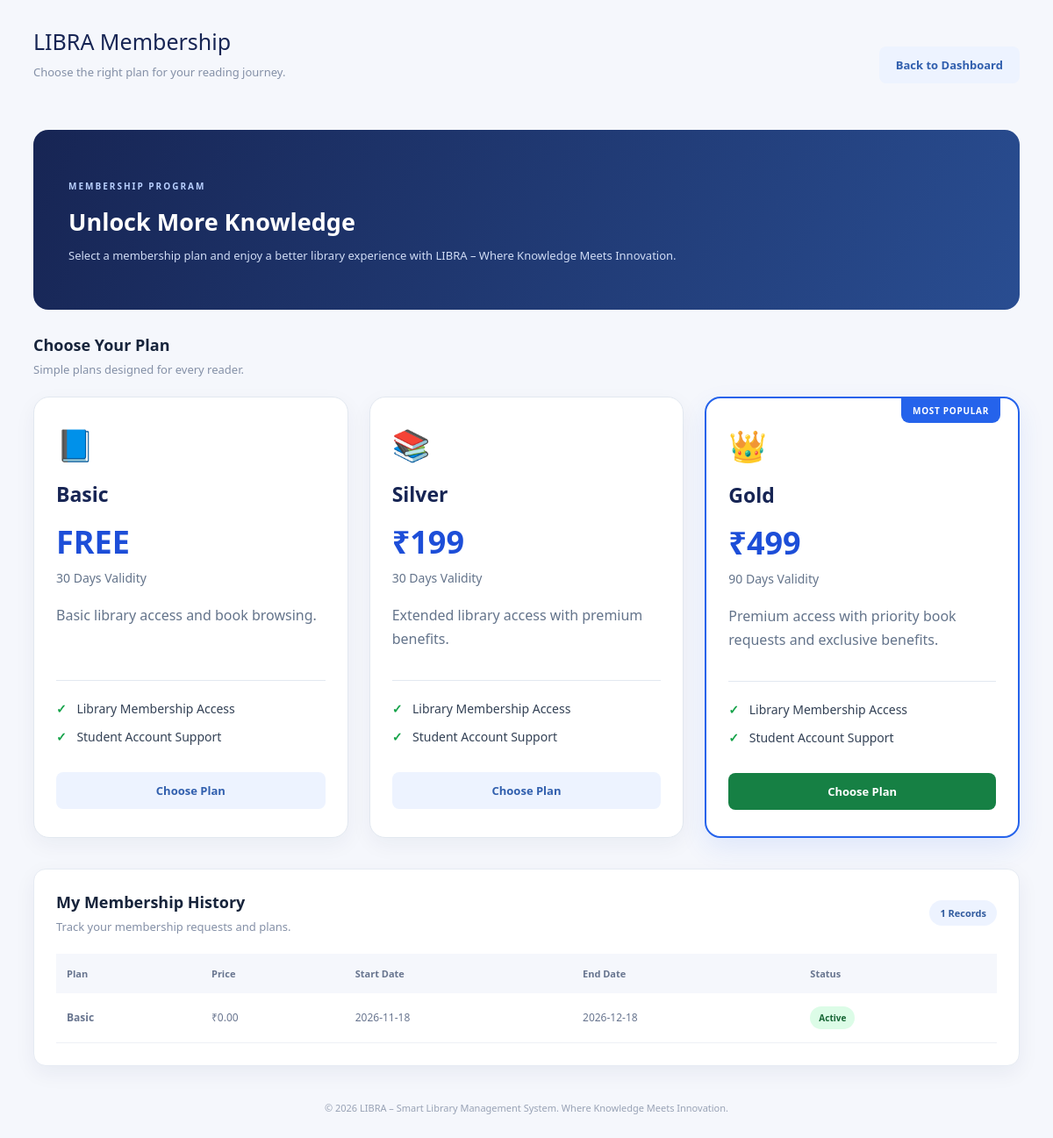
Screenshot of /memberships.php (signed in) with the database file from the repository.
### tables this page shows
CREATE TABLE `membership_plans` (
  `id` int(11) NOT NULL,
  `plan_name` varchar(50) NOT NULL,
  `price` decimal(10,2) NOT NULL,
  `duration_days` int(11) NOT NULL,
  `description` text DEFAULT NULL
);

CREATE TABLE `memberships` (
  `id` int(11) NOT NULL,
  `user_id` int(11) NOT NULL,
  `plan_id` int(11) NOT NULL,
  `start_date` date NOT NULL,
  `end_date` date NOT NULL,
  `status` enum('requested','active','expired','cancelled') DEFAULT 'requested'
);

### memberships.php (the view, shortened to what this page needs)
<?php
require_once "config/db.php";
$user_id = $_SESSION["user_id"];
$stmt = $conn->query(
    "SELECT * FROM membership_plans ORDER BY price ASC"
);
$plans = $stmt->fetchAll(PDO::FETCH_ASSOC);
$stmt = $conn->prepare(
    "SELECT
        memberships.*,
        membership_plans.plan_name,
        membership_plans.price,
        membership_plans.duration_days
     FROM memberships
     INNER JOIN membership_plans
        ON memberships.plan_id = membership_plans.id
     WHERE memberships.user_id = ?
     ORDER BY memberships.id DESC"
);
$stmt->execute([$user_id]);
$myMemberships = $stmt->fetchAll(PDO::FETCH_ASSOC);
?>
<!DOCTYPE html>
<html lang="en">
<head>
    <link rel="stylesheet" href="assets/css/style.css">
</head>
<body>
<div class="libra-main">
    <div class="libra-topbar">
        <div>
            <div class="libra-page-title">LIBRA Membership</div>
            <div class="libra-page-subtitle">
                Choose the right plan for your reading journey.
            </div>
        </div>
        <a href="student_dash.php" class="libra-btn libra-btn-light">
            Back to Dashboard
        </a>
    </div>
    <div class="libra-welcome" style="margin-bottom: 28px;">
        <div>
            <span class="libra-welcome-tag">MEMBERSHIP PROGRAM</span>
            <h1>Unlock More Knowledge</h1>
            <p>
                Select a membership plan and enjoy a better library experience
                with LIBRA – Where Knowledge Meets Innovation.
            </p>
        </div>
    </div>
    <div class="libra-section-heading">
        <div>
            <h2>Choose Your Plan</h2>
            <p>Simple plans designed for every reader.</p>
        </div>
    </div>
    <div class="membership-plans-grid">
        <?php foreach ($plans as $plan): ?>
            <?php
                $planName = strtolower($plan["plan_name"]);
                $isFeatured = ($planName === "gold");
            ?>
            <div class="membership-plan-card <?php echo $isFeatured ? 'membership-featured' : ''; ?>">
                <?php if ($isFeatured): ?>
                    <div class="membership-popular">MOST POPULAR</div>
                <?php endif; ?>
                <div class="membership-plan-icon">
                    <?php
                        if ($planName === "basic") {
                            echo "📘";
                        } elseif ($planName === "silver") {
                            echo "📚";
                        } else {
                            echo "👑";
                        }
                    ?>
                </div>
                <h3>
                    <?php echo htmlspecialchars($plan["plan_name"]); ?>
                </h3>
                <div class="membership-price">
                    <?php
                        echo $plan["price"] == 0
                            ? "FREE"
                            : "₹" . number_format((float)$plan["price"], 0);
                    ?>
                </div>
                <div class="membership-duration">
                    <?php echo (int)$plan["duration_days"]; ?> Days Validity
                </div>
                <div class="membership-description">
                    <?php
                        echo htmlspecialchars(
                            $plan["description"] ?? "Library membership plan."
                        );
                    ?>
                </div>
                <div class="membership-divider"></div>
                <div class="membership-benefit">
                    <span>✓</span> Library Membership Access
                </div>
                <div class="membership-benefit">
                    <span>✓</span> Student Account Support
                </div>
                <form method="POST">
                    <button
                        type="submit"
                        name="choose_plan"
                        class="libra-btn <?php echo $isFeatured ? 'libra-btn-success' : 'libra-btn-light'; ?> membership-choose-btn"
                        onclick="return confirm('Submit request for <?php echo htmlspecialchars($plan["plan_name"], ENT_QUOTES); ?> membership?');"
                    >
                        Choose Plan
                    </button>
                </form>
            </div>
        <?php endforeach; ?>
    </div>
    <div class="libra-content-section membership-history-section">
        <div class="libra-section-heading">
            <div>
                <h2>My Membership History</h2>
                <p>Track your membership requests and plans.</p>
            </div>
            <span class="libra-record-count">
                <?php echo count($myMemberships); ?> Records
            </span>
        </div>
        <div class="libra-table-wrapper">
            <table class="libra-table">
                <thead>
                    <tr>
                        <th>Plan</th>
                        <th>Price</th>
                        <th>Start Date</th>
                        <th>End Date</th>
                        <th>Status</th>
                    </tr>
                </thead>
                <tbody>
                    <?php if (count($myMemberships) > 0): ?>
                        <?php foreach ($myMemberships as $membership): ?>
                            <tr>
                                <td>
                                    <strong>
                                        <?php echo htmlspecialchars($membership["plan_name"]); ?>
                                    </strong>
                                </td>
                                <td>
                                    ₹<?php echo number_format((float)$membership["price"], 2); ?>
                                </td>
                                <td>
                                    <?php echo htmlspecialchars($membership["start_date"]); ?>
                                </td>
                                <td>
                                    <?php echo htmlspecialchars($membership["end_date"]); ?>
                                </td>
                                <td>
                                    <span class="libra-status <?php echo htmlspecialchars($membership["status"]); ?>">
                                        <?php echo ucfirst(htmlspecialchars($membership["status"])); ?>
                                    </span>
                                </td>
                            </tr>
                        <?php endforeach; ?>
                    <?php endif; ?>
                </tbody>
            </table>
        </div>
    </div>
    <div class="libra-footer">
        © <?php echo date("Y"); ?> LIBRA – Smart Library Management System.
        Where Knowledge Meets Innovation.
    </div>
</div>
</body>
</html>

### rows the page displays
membership_plans: plan_name "Basic", shows "FREE", duration_days "30", description "Basic library access and book browsing."
membership_plans: plan_name "Silver", price "199", duration_days "30", description "Extended library access with premium benefits."
membership_plans: shows "MOST POPULAR", plan_name "Gold", price "499", duration_days "90", description "Premium access with priority book requests and exclusive benefits."
memberships: plan.plan_name "Basic", plan.price "0.00", start_date "2026-11-18", end_date "2026-12-18", status "Active"

### other values shown
count($myMemberships) "1"
